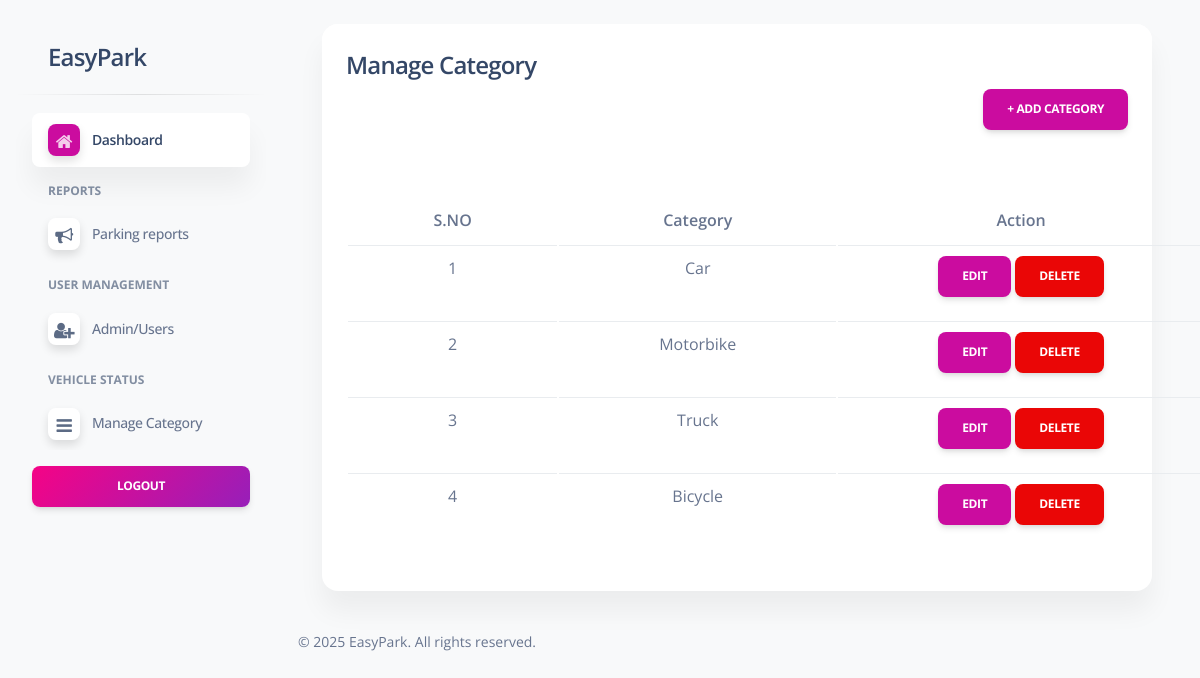
Page /admin/manage-category.php (signed in) on the earlier database version.
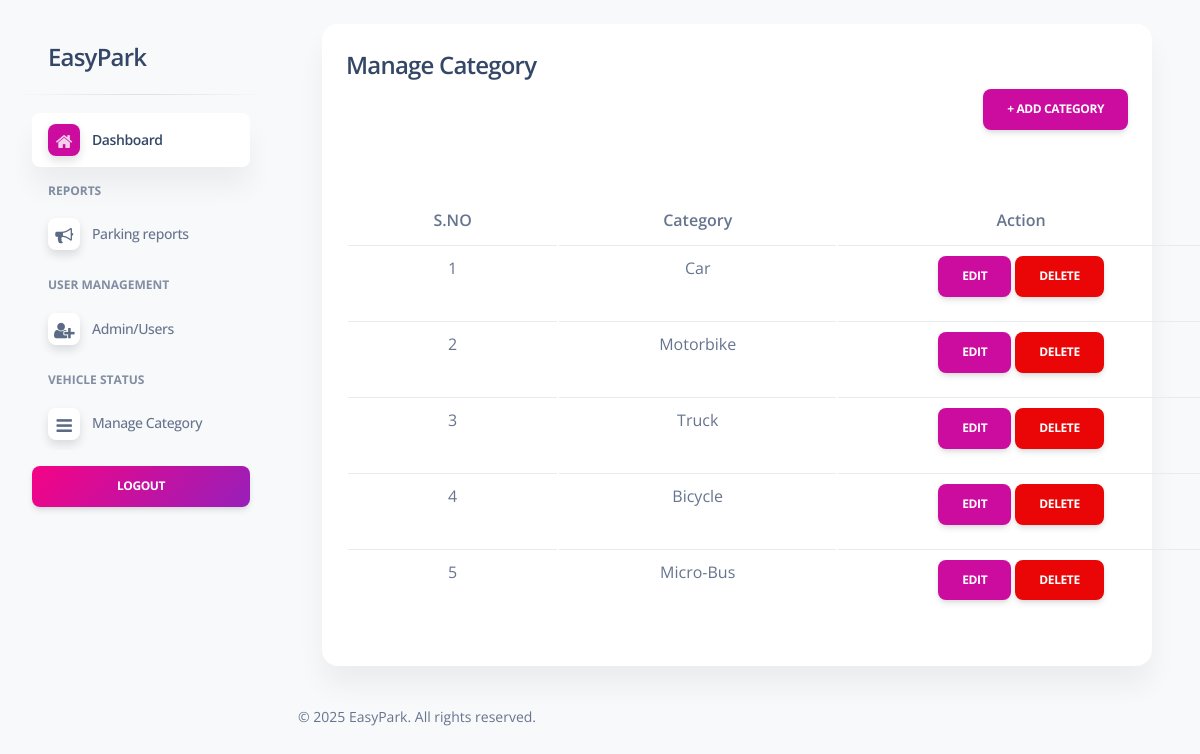
Same page on the later database version.
### tables this page shows
CREATE TABLE `tblcategory` (
  `ID` int(10) NOT NULL,
  `VehicleCat` varchar(120) DEFAULT NULL,
  `CreationDate` timestamp NOT NULL DEFAULT current_timestamp(),
  `FID` int(11) DEFAULT NULL
);

### admin/manage-category.php (the view, shortened to what this page needs)
<?php
include('include/header.php');
?>
<div class="container">
    <div class="row">
        <div class="col-lg-12">
            <div class="card">
                <div class="card-header">
                    <h4>Manage Category</h4>
                    <a href="addcategory.php" class="btn btn-primary float-end">+ Add Category</a>
                </div>
                <div class="card-body">
                    <table class="table">
                        <thead>
                            <tr>
                                <th>S.NO</th>
                                <th>Category</th>
                                <th>Action</th>
                            </tr>
                        </thead>
                        <tbody>
                            <?php
                            $ret = mysqli_query($conn, "SELECT * FROM tblcategory");
                            $cnt = 1;
                            while ($row = mysqli_fetch_array($ret)) {
                                ?>
                                <tr>
                                    <td><?php echo $cnt; ?></td>
                                    <td><?php echo htmlspecialchars($row['VehicleCat']); ?></td>
                                    <td>
                                        <a href="edit-category.php?editid=<?php echo $row['ID']; ?>" class="btn btn-primary">Edit</a>
                                        <a href="manage-category.php?del=<?php echo $row['ID']; ?>" class="btn btn-danger">Delete</a>
                                    </td>
                                </tr>
                                <?php
                                $cnt++;
                            }
                            ?>
                        </tbody>
                    </table>
                </div>
            </div>
        </div>
    </div>
</div>
<?php include('include/footer.php'); ?>

Differences in the rows shown:
added tblcategory: VehicleCat "Micro-Bus"
